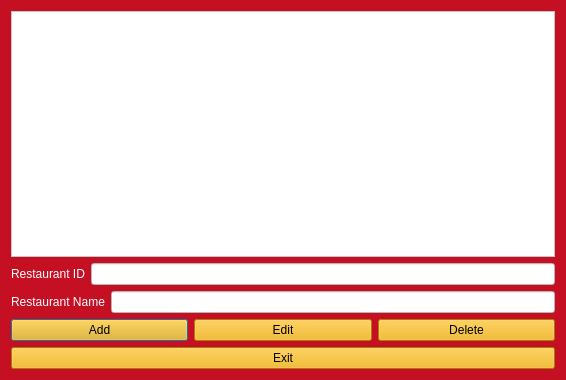
<?xml version="1.0" encoding="UTF-8"?>
<ui version="4.0">
 <class>addRestaurant</class>
 <widget class="QDialog" name="addRestaurant">
  <property name="geometry">
   <rect>
    <x>0</x>
    <y>0</y>
    <width>566</width>
    <height>380</height>
   </rect>
  </property>
  <property name="windowTitle">
   <string>Dialog</string>
  </property>
  <property name="styleSheet">
   <string notr="true">background-color: rgb(197, 15, 35);</string>
  </property>
  <layout class="QGridLayout" name="gridLayout">
   <item row="0" column="0">
    <layout class="QVBoxLayout" name="verticalLayout_3">
     <item>
      <widget class="QTableView" name="tableView">
       <property name="styleSheet">
        <string notr="true">background-color: rgb(255, 255, 255);</string>
       </property>
      </widget>
     </item>
     <item>
      <layout class="QVBoxLayout" name="verticalLayout">
       <item>
        <layout class="QFormLayout" name="formLayout_2">
         <item row="0" column="0">
          <widget class="QLabel" name="label_2">
           <property name="styleSheet">
            <string notr="true">color: rgb(255, 255, 255);</string>
           </property>
           <property name="text">
            <string>Restaurant ID</string>
           </property>
          </widget>
         </item>
         <item row="0" column="1">
          <widget class="QLineEdit" name="lineEdit_id">
           <property name="styleSheet">
            <string notr="true">background-color: rgb(255, 255, 255);</string>
           </property>
          </widget>
         </item>
        </layout>
       </item>
       <item>
        <layout class="QFormLayout" name="formLayout">
         <item row="0" column="0">
          <widget class="QLabel" name="label">
           <property name="styleSheet">
            <string notr="true">color: rgb(255, 255, 255);</string>
           </property>
           <property name="text">
            <string>Restaurant Name</string>
           </property>
          </widget>
         </item>
         <item row="0" column="1">
          <widget class="QLineEdit" name="lineEdit_name">
           <property name="styleSheet">
            <string notr="true">background-color: rgb(255, 255, 255);</string>
           </property>
          </widget>
         </item>
        </layout>
       </item>
       <item>
        <layout class="QFormLayout" name="formLayout_3"/>
       </item>
       <item>
        <layout class="QFormLayout" name="formLayout_4"/>
       </item>
      </layout>
     </item>
     <item>
      <layout class="QVBoxLayout" name="verticalLayout_2">
       <item>
        <layout class="QHBoxLayout" name="horizontalLayout">
         <item>
          <widget class="QPushButton" name="pushButton">
           <property name="styleSheet">
            <string notr="true">background-color: rgb(239, 172, 1);</string>
           </property>
           <property name="text">
            <string>Add</string>
           </property>
          </widget>
         </item>
         <item>
          <widget class="QPushButton" name="pushButton_edit">
           <property name="styleSheet">
            <string notr="true">background-color: rgb(239, 172, 1);</string>
           </property>
           <property name="text">
            <string>Edit</string>
           </property>
          </widget>
         </item>
         <item>
          <widget class="QPushButton" name="pushButton_delete">
           <property name="styleSheet">
            <string notr="true">background-color: rgb(239, 172, 1);</string>
           </property>
           <property name="text">
            <string>Delete</string>
           </property>
          </widget>
         </item>
        </layout>
       </item>
       <item>
        <widget class="QPushButton" name="pushButton_exit">
         <property name="styleSheet">
          <string notr="true">background-color: rgb(239, 172, 1);</string>
         </property>
         <property name="text">
          <string>Exit</string>
         </property>
        </widget>
       </item>
      </layout>
     </item>
    </layout>
   </item>
  </layout>
 </widget>
 <resources/>
 <connections/>
</ui>
